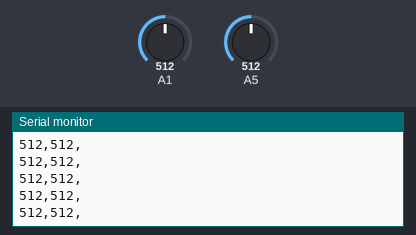
A sketch run on a simulated Arduino Uno, built with avr-gcc and run on an emulated ATmega328P. Shown: the last lines printed to the serial monitor. The test bench sets the inputs (shaded band); at power-on: A5 = 512, A1 = 512.

Above: at 4.2 s.
4.3 s: A5 set to 988
At 4.8 s:
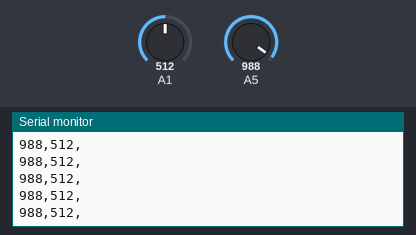
5.8 s: A5 set to 1008
At 6.8 s:
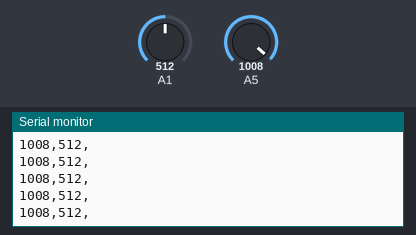
Timing chart, 0 to 8.8 s (numbered marks = the images above; inputs shaded):
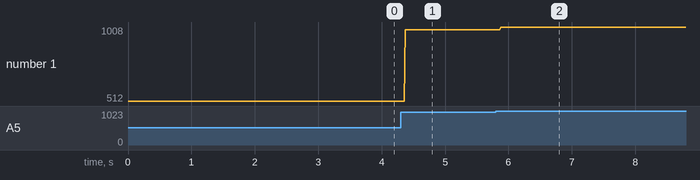

Measured:
- after the input at 4.3 s, the serial monitor: prints a new line after 0.07 s (image 1)
- after the input at 5.8 s, the serial monitor: prints a new line after 0.08 s (image 2)
- plotted number 1: 512 → 988 after the input at 4.3 s, 988 → 1008 after the input at 5.8 s

The sketch:

arduino_readSerial.ino
```cpp
void setup() {
  // initialize serial communication at 9600 bits per second:
  Serial.begin(9600);
}

// the loop routine runs over and over again forever:
void loop() {
  // read the input on analog pin 0 and 1:
  int sensorValue1 = analogRead(A5);
  int sensorValue2 = analogRead(A1);
  // print out the value you read:
  Serial.print(sensorValue1);
  Serial.print(",");
  Serial.print(sensorValue2);
  Serial.print(",");
  Serial.println();

  delay(1);        // delay in between reads for stability
}
```
